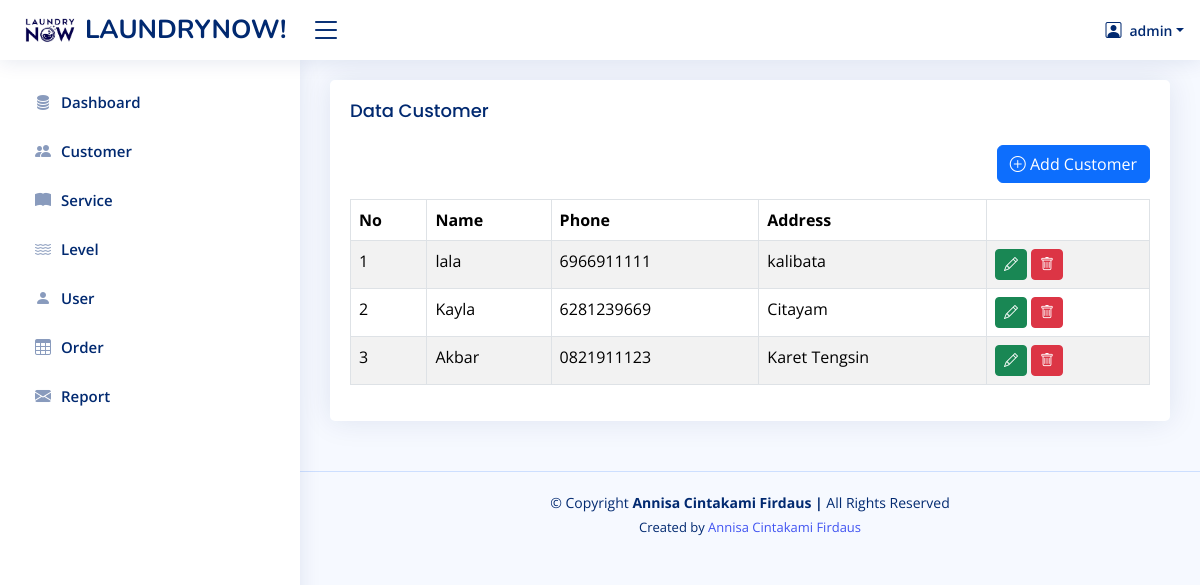
Page /home.php?page=customer (signed in) on the committed database.
### tables this page shows
CREATE TABLE `level_menus` (
  `id` int(11) NOT NULL,
  `level_id` int(11) NOT NULL,
  `menu_id` int(11) NOT NULL,
  `created_at` timestamp NOT NULL DEFAULT current_timestamp(),
  `updated_at` timestamp NULL DEFAULT NULL ON UPDATE current_timestamp()
);

CREATE TABLE `menus` (
  `id` int(11) NOT NULL,
  `name` varchar(30) NOT NULL,
  `icon` varchar(30) NOT NULL,
  `link` varchar(30) NOT NULL,
  `orders` int(11) NOT NULL,
  `created_at` timestamp NOT NULL DEFAULT current_timestamp(),
  `updated_at` timestamp NULL DEFAULT NULL ON UPDATE current_timestamp()
);

CREATE TABLE `customers` (
  `id` int(11) NOT NULL,
  `name` varchar(100) NOT NULL,
  `phone` varchar(18) NOT NULL,
  `address` text NOT NULL,
  `created_at` timestamp NOT NULL DEFAULT current_timestamp(),
  `updated_at` timestamp NULL DEFAULT NULL ON UPDATE current_timestamp()
);

### pages/customer.php (the view, shortened to what this page needs)
<?php
$query = mysqli_query($config, "SELECT * FROM customers u ORDER BY u.id DESC");
$customers = mysqli_fetch_all($query, MYSQLI_ASSOC);
?>
<div class="row">
  <div class="col-sm-12">
    <div class="card">
      <div class="card-body">
        <h3 class="card-title">Data Customer</h3>
        <div class="mb-3" align="right">
          <a href="?page=tambah-customer" class="btn btn-primary">
            <i class="bi bi-plus-circle"></i> Add Customer
          </a>
        </div>
        <table class="table table-bordered table-striped datatable">
          <thead>
            <tr>
              <th>No</th>
              <th>Name</th>
              <th>Phone</th>
              <th>Address</th>
              <th></th>
            </tr>
          </thead>
          <tbody>
            <?php foreach ($customers as $key => $value): ?>
              <tr>
                <td><?php echo $key += 1 ?></td>
                <td><?php echo $value['name'] ?></td>
                <td><?php echo $value['phone'] ?></td>
                <td><?php echo $value['address'] ?></td>
                <td>
                  <a class="btn btn-success btn-sm" href="?page=tambah-customer&edit=<?php echo $value['id'] ?>"><i class="bi bi-pencil"></i></a>
                  <a class="btn btn-danger btn-sm" onclick="return confirm('Apakah anda yakin akan menghapus data ini?')"
                    href="?page=customer&delete=<?php echo $value['id'] ?>">
                    <i class="bi bi-trash"></i>
                  </a>
                </td>
              </tr>
            <?php endforeach ?>
          </tbody>
        </table>
      </div>
    </div>
  </div>
</div>

### home.php (shortened to what this page needs)
<?php
include 'config/config.php';
$currentPage = isset($_GET['page']) ? $_GET['page'] : 'dashboard';
$level_id    = $_SESSION['LEVEL_ID'] ?? '';
$extraAccess = [
  3 => ['tambah-report'],
  1 => ['add-role-menu', 'tambah-report', 'tambah-service', 'tambah-level', 'tambah-customer','tambah-menu', 'tambah-user','tambah-tax'],
  2 => ['tambah-report']
];
if (isset($extraAccess[$level_id]) && in_array($currentPage, $extraAccess[$level_id])) {
    $allowed_role = true;
} else {
    $query = mysqli_query($config, "SELECT * FROM menus
    JOIN level_menus ON level_menus.menu_id = menus.id WHERE level_id = '$level_id' ");
}
?>
<!DOCTYPE html>
<html lang="en">
<head>
  <link href="assets/vendor/bootstrap/css/bootstrap.min.css" rel="stylesheet">
  <link href="assets/vendor/bootstrap-icons/bootstrap-icons.css" rel="stylesheet">
  <link href="assets/vendor/boxicons/css/boxicons.min.css" rel="stylesheet">
  <link href="assets/vendor/quill/quill.snow.css" rel="stylesheet">
  <link href="assets/vendor/quill/quill.bubble.css" rel="stylesheet">
  <link href="assets/vendor/remixicon/remixicon.css" rel="stylesheet">
  <link href="assets/vendor/simple-datatables/style.css" rel="stylesheet">
  <link href="assets/css/style.css" rel="stylesheet">
</head>
<body>
  <?php include 'inc/header.php' ?>
  <?php include 'inc/sidebar.php' ?>
  <main id="main" class="main">
    <?php
    if (isset($_GET['page'])) {
      if (file_exists('pages/' . $_GET['page'] . '.php')) {
        include 'pages/' . $_GET['page'] . '.php';
      } else {
        include 'pages/notfound.php';
      }
    } else {
      include 'pages/dashboard.php';
    }
    ?>
  </main>
  <?php include 'inc/footer.php' ?>
</body>
</html>

### inc/header.php (shortened to what this page needs)
<header id="header" class="header fixed-top d-flex align-items-center d-print-none">
  <div class="d-flex align-items-center justify-content-between">
    <a href="home.php" class="logo d-flex align-items-center">
      <img src="assets/img/logo.png" alt="">
      <span class="d-none d-lg-block">LAUNDRYNOW!</span>
    </a>
    <i class="bi bi-list toggle-sidebar-btn"></i>
  </div>
  <nav class="header-nav ms-auto">
    <ul class="d-flex align-items-center">
      <li class="nav-item dropdown pe-3">
        <a class="nav-link nav-profile d-flex align-items-center pe-0" href="#" data-bs-toggle="dropdown">
          <i class="bi bi-person-square"></i>
          <span class="d-none d-md-block dropdown-toggle ps-2"><?php echo $_SESSION['NAME'] ?? ''  ?></span>
        </a>
      </li>
    </ul>
  </nav>
</header>

### inc/sidebar.php (shortened to what this page needs)
<?php
  $level_id = $_SESSION['LEVEL_ID'] ?? '';
  $queryLevelMenu = mysqli_query($config, "SELECT * FROM menus JOIN level_menus ON menus.id = level_menus.menu_id WHERE level_id = '$level_id' ORDER BY orders ASC");
  $rowLevelMenus = mysqli_fetch_all($queryLevelMenu, MYSQLI_ASSOC);
?>
<aside id="sidebar" class="sidebar">
    <ul class="sidebar-nav" id="sidebar-nav">
      <?php foreach($rowLevelMenus as $rowLevelMenu): ?>
      <li class="nav-item">
        <a class="nav-link collapsed" href="?page=<?php echo $rowLevelMenu['link'] ?>">
          <i class="<?php echo $rowLevelMenu['icon'] ?>"></i>
          <span><?php echo $rowLevelMenu['name'] ?></span>
        </a>
      </li>
      <?php endforeach ?>
    </ul>
  </aside>

### inc/footer.php
<footer id="footer" class="footer d-print-none">
  <div class="copyright">
    &copy; Copyright <strong><span>Annisa Cintakami Firdaus | </span></strong> All Rights Reserved
  </div>
  <div class="credits">
      Created by <a href="https://www.linkedin.com/in/annisa-cintakami-firdaus-05a35919a/">Annisa Cintakami Firdaus</a>
  </div>
</footer>

### assets/css/style.css (style rules this page uses)
:root { scroll-behavior: smooth; }
body { font-family: "Open Sans", sans-serif; background: #f6f9ff; color: #444444; }
a { color: #4154f1; text-decoration: none; }
h1, h2, h3, h4, h5, h6 { font-family: "Nunito", sans-serif; }
#main { margin-top: 60px; padding: 20px 30px; transition: all 0.3s; }
.card { margin-bottom: 30px; border: none; border-radius: 5px; box-shadow: 0px 0 30px rgba(1, 41, 112, 0.1); }
.card-title { padding: 20px 0 15px 0; font-size: 18px; font-weight: 500; color: #012970; font-family: "Poppins", sans-serif; }
.card-body { padding: 0 20px 20px 20px; }
.logo { line-height: 1; }
@media (min-width: 1200px) { .logo { width: 280px; } }
.logo img { max-height: 26px; margin-right: 6px; }
.logo span { font-size: 26px; font-weight: 700; color: #012970; font-family: "Nunito", sans-serif; }
.header { transition: all 0.5s; z-index: 997; height: 60px; box-shadow: 0px 2px 20px rgba(1, 41, 112, 0.1); background-color: #fff; padding-left: 20px; }
.header .toggle-sidebar-btn { font-size: 32px; padding-left: 10px; cursor: pointer; color: #012970; }
.header-nav ul { list-style: none; }
.header-nav>ul { margin: 0; padding: 0; }
.header-nav .nav-profile { color: #012970; }
.header-nav .nav-profile span { font-size: 14px; font-weight: 600; }
.sidebar { position: fixed; top: 60px; left: 0; bottom: 0; width: 300px; z-index: 996; transition: all 0.3s; padding: 20px; overflow-y: auto; scrollbar-width: thin; scrollbar-color: #aab7cf transparent; box-shadow: 0px 0px 20px rgba(1, 41, 112, 0.1); background-color: #fff; }
@media (min-width: 1200px) { #main, #footer { margin-left: 300px; } }
.sidebar-nav { padding: 0; margin: 0; list-style: none; }
.sidebar-nav li { padding: 0; margin: 0; list-style: none; }
.sidebar-nav .nav-item { margin-bottom: 5px; }
.sidebar-nav .nav-link { display: flex; align-items: center; font-size: 15px; font-weight: 600; color: #4154f1; transition: 0.3; background: #f6f9ff; padding: 10px 15px; border-radius: 4px; }
.sidebar-nav .nav-link i { font-size: 16px; margin-right: 10px; color: #4154f1; }
.sidebar-nav .nav-link.collapsed { color: #012970; background: #fff; }
.sidebar-nav .nav-link.collapsed i { color: #899bbd; }
.footer { padding: 20px 0; font-size: 14px; transition: all 0.3s; border-top: 1px solid #cddfff; }
.footer .copyright { text-align: center; color: #012970; }
.footer .credits { padding-top: 5px; text-align: center; font-size: 13px; color: #012970; }

### rows in the picture
level_menus: menu.name "Dashboard"
level_menus: menu.name "Customer"
level_menus: menu.name "Service"
level_menus: menu.name "Level"
level_menus: menu.name "User"
level_menus: menu.name "Order"
level_menus: menu.name "Report"
customers: key "1", name "lala", phone "6966911111", address "kalibata"
customers: key "2", name "Kayla", phone "6281239669", address "Citayam"
customers: key "3", name "Akbar", phone "0821911123", address "Karet Tengsin"

### other values in the picture
$_SESSION['NAME'] "admin"
